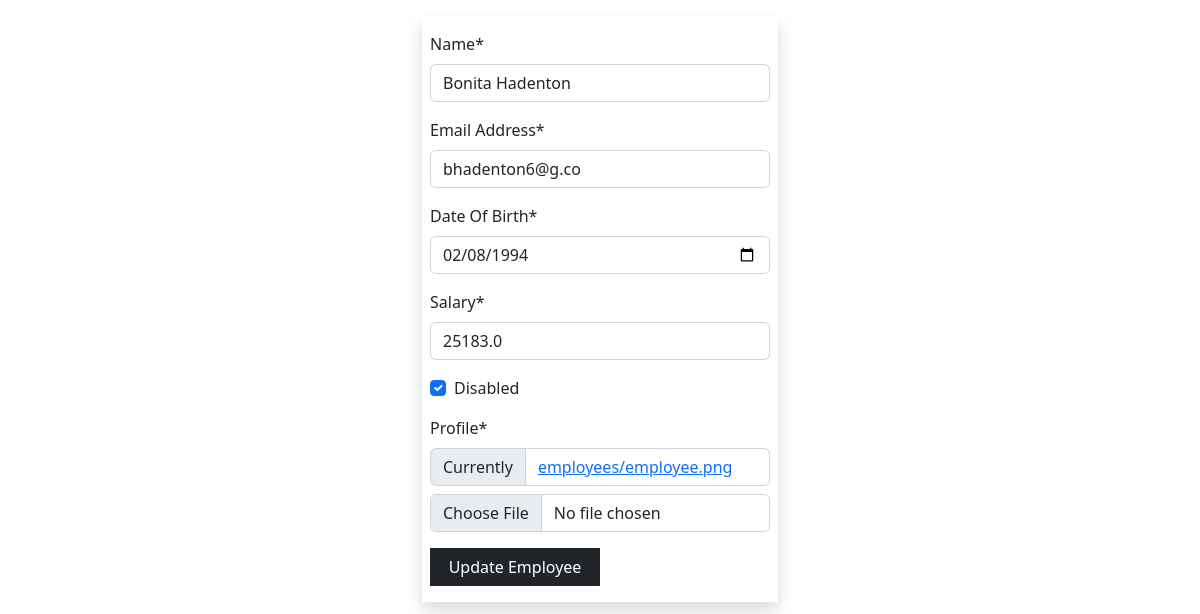
The app's page /employees/update/7 (signed in) with its own data.
### main_app/models.py (models this page shows)
class Employee(models.Model):
    name = models.CharField(max_length=40)
    email = models.EmailField(unique=True)
    dob = models.DateField(null=True)
    salary = models.DecimalField(max_digits=6, decimal_places=1)#67000.58
    disabled = models.BooleanField(default= False)
    profile = models.ImageField(upload_to=unique_img_name, null=True ,default = 'employees/employee.png' )
    created_at = models.DateTimeField(auto_now_add=True, null=True)#once during creation
    updated_at = models.DateTimeField(auto_now=True, null=True)#every time an update happens

### main_app/views.py (the view)
# urls.py: path('employees/update/<int:emp_id>', views.employee_update, name = "update"),
@login_required
@permission_required('main_app.change_employee')
def employee_update(request, emp_id):
    employee = get_object_or_404(Employee, pk=emp_id)  # SELECT *FROM employees WHERE id = 1
    if request.method == "POST":
        form = Employee_form(request.POST, request.FILES, instance=employee)
        if form.is_valid():
            form.save()
            messages.success(request, "updated successfully")
            return redirect('details', emp_id)
    else:
        form = Employee_form(instance=employee)
    return render(request, 'update.html', {'form': form})

### main_app/app_forms.py
class Employee_form(forms.ModelForm):
    class Meta:
        model = Employee
        fields = "__all__"
        widgets = {
            "dob": forms.DateInput(attrs={"type": "date", "min": "1990-01-01", "max": "2005-12-31"}),
            "salary": forms.NumberInput(attrs={"max": 100000, "min": 10000})
        }
        labels = {
            "dob": "Date Of Birth",
            "email": "Email Address"
        }

### templates/update.html (shortened to what this page needs)
{% extends 'base_template.html' %}
{% load crispy_forms_filters %}
{% block content %}
    <div class="container">
        <div class="row justify-content-center">
            <div class="col-sm-4">
                <form action="{{ request.path }}" method="post" enctype="multipart/form-data" class="shadow py-3  px-2 mt-3">
                    {{ form | crispy }}
                    <button class="btn btn-dark rounded-0 w-50">
                        Update Employee
                    </button>
                </form>
            </div>
        </div>
    </div>
{% endblock %}

### records on screen
Employee: name "Bonita Hadenton", email "bhadenton6@g.co", dob "02/08/1994", salary "25183.0", disabled "☑"
